Frame 1 (no input): blank canvas, image omitted
Frame 60 (the mouse pressed at the canvas centre just before this capture): blank canvas, image omitted
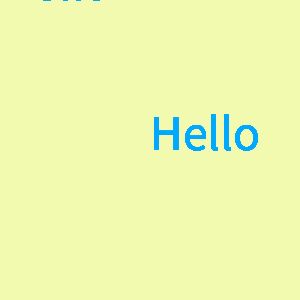
Frame 120 (the mouse held since frame 60 and released just before this capture)

The Processing sketch whose frames 1 and 60 were blank and that drew this single picture after the mouse press (run headless with seeded random() and noise(); from frame 60 on, the mouse is pressed at the canvas centre):

// Processing sketch: week13_2_mouse
// ── week13_2_mouse.pde
void setup()
{
 size(300,300);
 background(#F1FAAE);
 fill(#00A8FF);
 textSize(50);
}
void draw()
{
  text("Hello",mouseX,mouseY);
}
